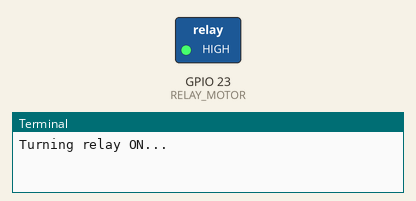
The program below on a simulated Raspberry Pi (BCM pin numbers). Parts: switched loads named in the program (green lamp = pin HIGH), the last lines printed to the terminal. At 3.0 s the program stops and its outputs stay as they are.

Above: at 0.1 s.
At 3.1 s:
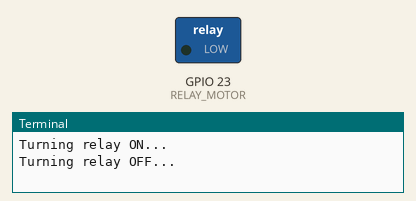
Timing chart, 0 to 4.5 s (numbered marks = the images above):
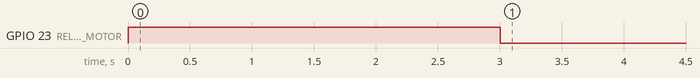

Measured:
- by itself, GPIO 23 (RELAY_MOTOR): LOW → HIGH at 0.00 s, → LOW 3.0 s later

The program:

relay_test.py
```python
import RPi.GPIO as GPIO
import time

GPIO.setmode(GPIO.BCM)
RELAY_MOTOR = 23
GPIO.setup(RELAY_MOTOR, GPIO.OUT)

print("Turning relay ON...")
GPIO.output(RELAY_MOTOR, GPIO.HIGH)
time.sleep(3)

print("Turning relay OFF...")
GPIO.output(RELAY_MOTOR, GPIO.LOW)

GPIO.cleanup()
```
